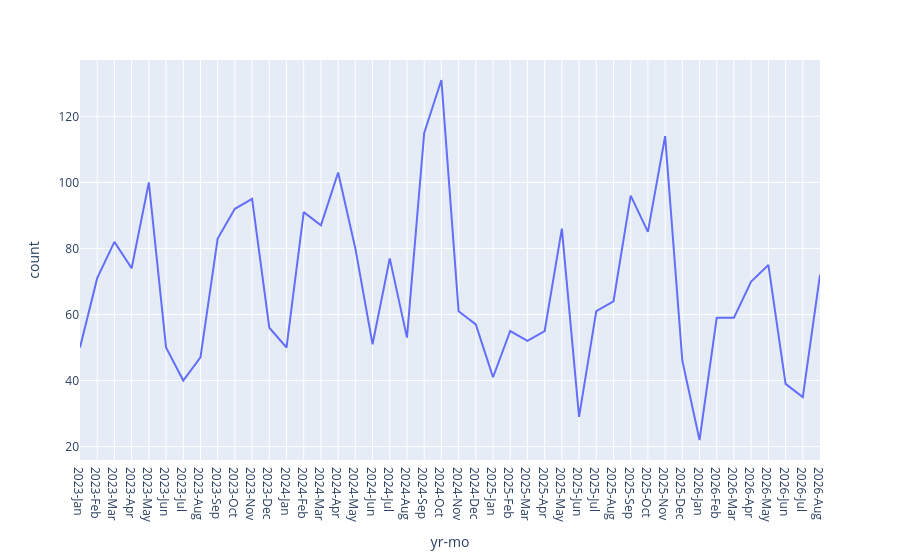

Notebook cell for this chart:
### Markdown cell above
Let's look at some crimes individually

### Code cell
nibrs_all_monthly = nibrs.groupby(['year', 'month'])['count'].sum().reset_index()
nibrs_all_monthly['yr-mo'] = nibrs_all_monthly['year'].astype('str') + "-" + nibrs_all_monthly['month'].astype('str')
nibrs_all_monthly['yr-mo'] = pd.Categorical(nibrs_all_monthly['yr-mo'], nibrs_all_monthly['yr-mo'].tolist(), True)

nibrs_all_monthly = nibrs_all_monthly[nibrs_all_monthly['yr-mo'] <= "2026-Aug"]

nibrs_all_monthly_fig = px.line(nibrs_all_monthly, "yr-mo", "count")
nibrs_all_monthly_fig.show()

### Figure 1 — Plotly figure (JSON) as saved in the notebook; plotly's stock layout.template omitted (floating-point values rounded to 4 significant figures)
{"data": [{"hovertemplate": "yr-mo=%{x}<br>count=%{y}<extra></extra>", "legendgroup": "", "line": {"color": "#636efa", "dash": "solid"}, "marker": {"symbol": "circle"}, "mode": "lines", "name": "", "orientation": "v", "showlegend": false, "type": "scatter", "x": ["2023-Jan", "2023-Feb", "2023-Mar", "2023-Apr", "2023-May", "2023-Jun", "2023-Jul", "2023-Aug", "2023-Sep", "2023-Oct", "2023-Nov", "2023-Dec", "2024-Jan", "2024-Feb", "2024-Mar", "2024-Apr", "2024-May", "2024-Jun", "2024-Jul", "2024-Aug", "2024-Sep", "2024-Oct", "2024-Nov", "2024-Dec", "2025-Jan", "2025-Feb", "2025-Mar", "2025-Apr", "2025-May", "2025-Jun", "2025-Jul", "2025-Aug", "2025-Sep", "2025-Oct", "2025-Nov", "2025-Dec", "2026-Jan", "2026-Feb", "2026-Mar", "2026-Apr", "2026-May", "2026-Jun", "2026-Jul", "2026-Aug"], "xaxis": "x", "y": [50, 71, 82, 74, 100, 50, 40, 47, 83, 92, 95, 56, 50, 91, 87, 103, 80, 51, 77, 53, 115, 131, 61, 57, 41, 55, 52, 55, 86, 29, 61, 64, 96, 85, 114, 46, 22, 59, 59, 70, 75, 39, 35, 72], "yaxis": "y"}], "layout": {"legend": {"tracegroupgap": 0}, "margin": {"t": 60}, "xaxis": {"anchor": "y", "domain": [0, 1], "title": {"text": "yr-mo"}}, "yaxis": {"anchor": "x", "domain": [0, 1], "title": {"text": "count"}}}}
